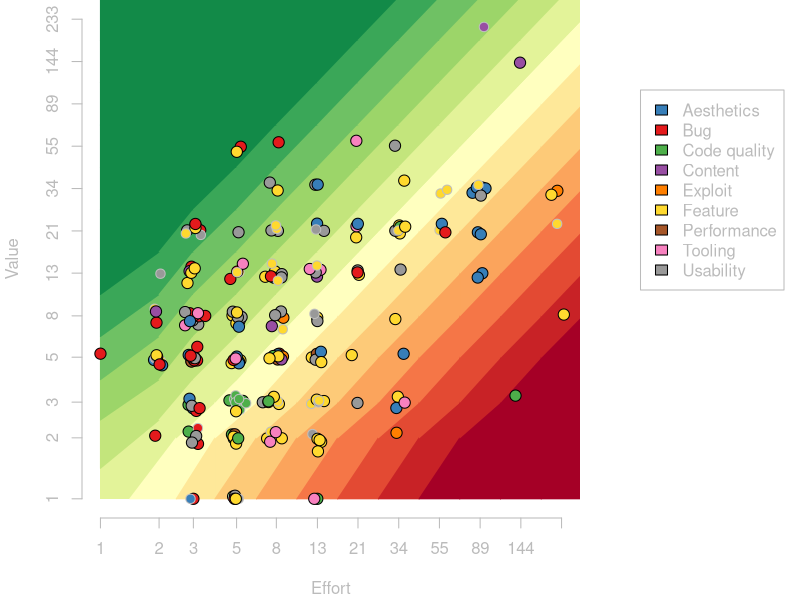

The R source for this figure:
library("RColorBrewer")
#options(warn=2)

circleSize = 1.5

svg("backlog.svg", width=12, height=8, bg=NA)
#png("backlog.png", width=600, height=500, type="cairo", pointsize=13)

par(mar=c(4.1, 4.1, 0, 11), col="#bbbbbb", col.axis="#bbbbbb", col.lab="#bbbbbb", fg="#bbbbbb")

jitter_log <- function(vals, scaler=0.05) {
  noise <- rnorm(length(vals), mean=0, sd=vals*scaler)
  vals + noise
}

data <- read.csv("backlog.csv", sep=",")

# Categories
cats = sort(unique(data$type))
data$typeID = match(data$type, cats)
set1Cols = brewer.pal(9, "Set1")
cols = set1Cols;
cols[1] = set1Cols[2]; # Probably aesthetics; blue
cols[2] = set1Cols[1]; # Probably bug; red
cols[6] = brewer.pal(8, "Set2")[6] # Normal yellow too light
data$color = cols[data$typeID]

# ROI
vals = c(1, 2, 3, 5, 8, 13, 21, 34, 55, 89, 144, 233, 377, 610)
data$roi = match(data$value, vals) - match(data$effort, vals)

# Initialize NA values
for (i in 1:length(data$roi)){
    if (is.na(data$done[i]))
        data$done[i] = FALSE
    if (is.na(data$milestone[i]))
        data$milestone[i] = 999
}

# Ignore blocks when the blocking task is done
issue2Index <- vector(mode="integer", length=data$issue[length(data$roi)])
for (i in 1:length(data$roi)){
    issueNum = data$issue[i]
    issue2Index[issueNum] = i
}
for (i in 1:length(data$roi)){
    blockingPBI = issue2Index[data$blockedBy[i]]

    if (is.na(blockingPBI))
        next
    if (blockingPBI == 0)
        next # Blocked by a deleted PBI

    blockingPbiIsDone = data$done[blockingPBI] # data is still sorted by issue #
    if (is.na(blockingPbiIsDone))
        next
    if (blockingPbiIsDone)
        data$blockedBy[i] = NA
}

minROI = NULL
maxROI = NULL
minVal = NULL
maxVal = NULL
minEffort = NULL
maxEffort = NULL
for (i in 1:length(data$roi)){
    if (!data$done[i]){

        if (is.null(minROI))
            minROI = data$roi[i]
        else if (data$roi[i] < minROI)
            minROI = data$roi[i]
        if (is.null(maxROI))
            maxROI = data$roi[i]
        else if (data$roi[i] > maxROI)
            maxROI = data$roi[i]

        if (is.null(minVal))
            minVal = data$value[i]
        else if (data$value[i] < minVal)
            minVal = data$value[i]
        if (is.null(maxVal))
            maxVal = data$value[i]
        else if (data$value[i] > maxVal)
            maxVal = data$value[i]

        if (is.null(minEffort))
            minEffort = data$effort[i]
        else if (data$effort[i] < minEffort)
            minEffort = data$effort[i]
        if (is.null(maxEffort))
            maxEffort = data$effort[i]
        else if (data$effort[i] > maxEffort)
            maxEffort = data$effort[i]
    }
}

#for (i in 1:length(data$roi)){
#    if (data$done[i]){
#        if (data$roi[i] < minROI)
#            data$roi = minROI
#        else if (data$roi[i] > maxROI)
#            data$roi = maxROI
#    }
#}
roiRange = maxROI - minROI + 1
roiPalette = colorRampPalette(brewer.pal(11, "RdYlGn"))
paletteSize = roiRange;
if (roiRange %% 2 == 0){
    paletteSize = paletteSize + 1
}
roiColsRaw = roiPalette(paletteSize)
roiCols = 1:25
roiMidpoint = 13
for (i in (-13:minROI + roiMidpoint)){ # Deep red at the bottom
    roiCols[i] = roiColsRaw[1]
}
for (i in (maxROI:11 +roiMidpoint)){ # Deep green at the top
    roiCols[i] = roiColsRaw[roiRange]
}
for (i in 1:roiRange){
    roiCols[minROI+roiMidpoint + i - 1] = roiColsRaw[i]
}

# Sort data
unsortedData <- data
data <- data[with(data, order(milestone, -roi, effort, issue)),]

x = jitter_log(data$effort)
y = jitter_log(data$value)

x = sapply(x, function(n) max(c(n, 1)))
y = sapply(y, function(n) max(c(n, 1)))

plot(
    NULL, log="xy", xlab="Effort", ylab="Value", axes=FALSE,
    #main="Issue backlog",
    xlim=c(minEffort, maxEffort), ylim=c(minVal, maxVal)
)

effortVals = vals[match(minEffort, vals):match(maxEffort, vals)]
valueVals = vals[match(minVal, vals):match(maxVal, vals)]
axis(1, at=effortVals)
axis(2, at=valueVals)
#box()




logHalf <- function(a, b){
    sqrt(a*b)
}



numVals = length(vals)
topVal = vals[numVals]
secondTopVal = vals[numVals-1]
topEdge = logHalf(secondTopVal, topVal)

polygon(x=c(1,topVal,topVal,1), y=c(1,1,topVal,topVal), lty=0, col=roiCols[roiMidpoint])

for (e in 1:(numVals-1)){
    midE = logHalf(vals[e], vals[e+1])
    nextMidE = logHalf(vals[e+1], vals[e+2])
    if (e > 1) {
        for (v in 1:e){
            roi = v-e;
            polygon(
                x=c(midE, nextMidE, nextMidE, midE),
                y=c(vals[v], vals[v+1], vals[v+2], vals[v+1]),
                col=roiCols[roiMidpoint+roi],
                border=roiCols[roiMidpoint+roi]
            )
        }
    }
    roi = -e
    polygon(
        x=c(midE, nextMidE, nextMidE),
        y=c(vals[1], vals[1], vals[2]),
        col=roiCols[roiMidpoint+roi],
        border=roiCols[roiMidpoint+roi]
    )
}

for (v in 1:(numVals-1)){
    midV = logHalf(vals[v], vals[v+1])
    nextMidV = logHalf(vals[v+1], vals[v+2])
    if (v > 1){
        for (e in 1:v){
            roi = v-e;
            polygon(
                x=c(vals[e], vals[e+1], vals[e+2], vals[e+1]),
                y=c(midV, nextMidV, nextMidV, midV),
                col=roiCols[roiMidpoint+roi],
                border=roiCols[roiMidpoint+roi]
            )
        }
    }
    roi = v
    polygon(
        x=c(vals[1], vals[1], vals[2]),
        y=c(midV, nextMidV, nextMidV),
        col=roiCols[roiMidpoint+roi],
        border=roiCols[roiMidpoint+roi]
    )
}

# blocker lines
#for (i in 1:length(data$roi)){
#	blockedBy = data$blockedBy[i]
#	toX = x[i]
#	toY = y[i]
#    if (!is.na(blockedBy)){
#		# find blocking PBI
#		for (j in 1:length(data$roi)){
#			if (data$issue[j] == blockedBy){
#				fromX = x[j]
#				fromY = y[j]
#				arrows(
#					fromX, fromY, toX, toY,
#					angle = 20,
#				)
#				break
#			}
#		}
#	}
#}


for (i in 1:length(data$roi)){
	if (!data$done[i]) {
		blockedBy = data$blockedBy[i]
		if (!is.na(blockedBy)){
			points(x[i], y[i], pch=21, bg=data$color[i], cex=circleSize - 0.25, col="grey")
		} else {
			points(x[i], y[i], pch=21, bg=data$color[i], cex=circleSize, col="black")
		}
	}
}


#points(x, y, pch=21, bg=data$color, cex=circleSize, col="black")
#points(x, y, col=data$color, cex=circleSize, lwd=3)


add_legend <- function(...) {
  opar <- par(fig=c(0, 1, 0, 1), oma=c(0, 0, 0, 0),
    mar=c(0, 0, 0, 0), new=TRUE)
  on.exit(par(opar))
  plot(0, 0, type='n', bty='n', xaxt='n', yaxt='n')
  legend(...)
}
add_legend(legend=cats, x="topright", fill=cols, inset=c(0.02,0.15))










dev.off()


suggestRefinementAtEV = 800
suggestRefinementAtEffort = 35

# Write js file
fieldNum <- function(name, value){
    paste("    ", name, ": ", value, ",", sep="")
}
fieldStr <- function(name, value){
    paste("    ", name, ": \"", value, "\",", sep="")
}

text = "PBIs = ["
for (i in 1:length(data$roi)){
    text = c(text, "{")
    text = c(text, fieldNum("issue", data$issue[i]))
    text = c(text, fieldStr("description", data$description[i]))
    text = c(text, fieldStr("type", data$type[i]))
    text = c(text, fieldStr("typeColor", cols[data$type[i]]))
    text = c(text, fieldNum("value", data$value[i]))
    text = c(text, fieldNum("effort", data$effort[i]))
    roi = data$roi[i]
    text = c(text, fieldNum("roi", roi))
    roiForColor = min(roi, maxROI)
    roiForColor = max(roiForColor, minROI)
    text = c(text, fieldStr("roiColor", roiCols[roiForColor+roiMidpoint]))
    text = c(text, fieldNum("done", if (data$done[i]) "true" else "false"))

    if (!is.na(data$blockedBy[i])){
        text = c(text, fieldNum("blockedBy", data$blockedBy[i]))
    }

    if (data$effort[i] * data$value[i] >= suggestRefinementAtEV &&
        data$effort[i] >= suggestRefinementAtEffort){
        text = c(text, fieldStr("refine", "true"))
    }

    if (!is.na(data$critical[i]) && data$critical[i]){
        text = c(text, fieldNum("critical", "true"))
    }

    text = c(text, fieldNum("milestone", data$milestone[i]))


    text = c(text, "},")
}
text = c(text, "];")

write(text, file="backlog.js")
